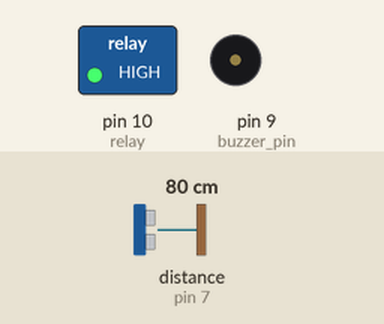
Bench run of a sketch on a simulated Arduino Uno, built with avr-gcc and run on an emulated ATmega328P. Shown: switched loads named in the sketch (green lamp = pin HIGH), buzzer (waves = sounding, pin HIGH). Wiring (inferred from the names in the program): ultrasonic range finder: trigger pin 8; echo pin 7. The test bench sets the inputs (shaded band); at power-on: distance to the obstacle (sensor on pin 7) 80 cm. The echo pulse lasts 58.3 µs per cm; pins used as bus, display or sensor lines are not drawn; what the sketch prints to the serial monitor is not drawn.

Above: at 2.8 s.
2.9 s: distance to the obstacle (sensor on pin 7) set to 7 cm
7.5 s: distance to the obstacle (sensor on pin 7) set to 4 cm
At 9.7 s:
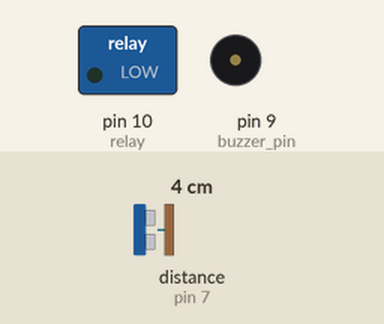
10.5 s: distance to the obstacle (sensor on pin 7) set to 21 cm
13.2 s: distance to the obstacle (sensor on pin 7) set to 25 cm
At 14.0 s:
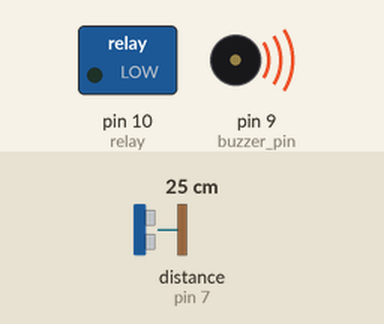
17.7 s: distance to the obstacle (sensor on pin 7) set to 2 cm
At 20.0 s:
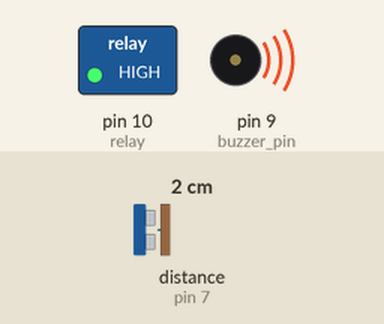
21.7 s: distance to the obstacle (sensor on pin 7) set to 35 cm
At 26.2 s:
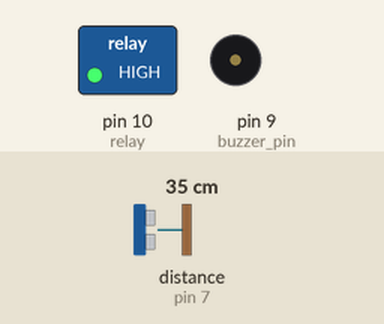
Timing chart, 0 to 27.7 s (numbered marks = the images above; inputs shaded):
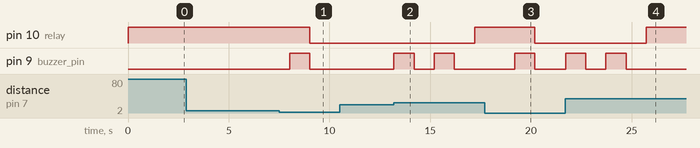

The sketch:

Code.INO
```cpp
float d;
float distance;
void setup() {
 Serial.begin(9600);
 pinMode(7,INPUT);//echo pin of ultraSonic
 pinMode(8,OUTPUT);//trig pin of ultraSonic
 pinMode(10,OUTPUT);// relay
 pinMode(9,OUTPUT);// buzzer pin
 Serial.println("LABEL,Date,Time,Distance,Tank Status");
}
int low=23;
int high=5;

void vol() //distance calculation...
{
 digitalWrite(8,HIGH);
 delayMicroseconds(8);
 digitalWrite(8,LOW);
 delayMicroseconds(2);
 d=pulseIn(7,HIGH);
 distance=0.034*d/2;
 Serial.print(distance);
 Serial.print(",");
 if(distance>9)
 {
  Serial.println("Tank is empty");
 }else if(distance<9 and distance>high)
 {
  Serial.println("Tank is half filled");
 }
 else{
  Serial.println("Tank is Full");
 }
 //Serial.print(",");
}

void loop() {
  vol();
 while(1)
  {
    Serial.print("DATA,DATE,TIME,");
   b:
   digitalWrite(10,HIGH);// Pump On...
   delay(2000);
   vol();
   if(distance<high) //check high...
    {
     digitalWrite(9,HIGH);// buzzer on.....
     delay(1000);

     digitalWrite(9,LOW);
     goto a;
    }
  }
 while(1)
  {
    Serial.print("DATA,DATE,TIME,");
   a:
   digitalWrite(10,LOW);// pump off...
   delay(100);
   //Serial.print("Tank empty Pump turned on");
   vol();
   if(distance>low) //check low
    {
     digitalWrite(9,HIGH);//Buzzer beeping......
     delay(1000);
     //Serial.print("Tank is filling");
     digitalWrite(9,LOW);
     delay(1000);
     digitalWrite(9,HIGH);
     delay(1000);
     digitalWrite(9,LOW);
     delay(1000);

     goto b;
    }
  }

}
```

Measured:
- the behaviour switches between 6 and 5 cm on distance to the obstacle (sensor on pin 7) (found by bisection; images 0 and 1)
- the behaviour switches between 23 and 24 cm on distance to the obstacle (sensor on pin 7) (found by bisection; images 1 and 2)
- after the input at 2.9 s, every drawn part: stays the same
- after the input at 7.5 s, pin 10 (relay): HIGH → LOW after 1.5 s; pin 9 (buzzer_pin): LOW → HIGH after 0.52 s, → LOW 1.0 s later
- after the input at 10.5 s, every drawn part: stays the same
- after the input at 13.2 s, pin 10 (relay): LOW → HIGH after 4.0 s; pin 9 (buzzer_pin): alternates HIGH for 1.0 s and LOW for 1.0 s, starting at once
- after the input at 17.7 s, pin 10 (relay): HIGH → LOW after 2.5 s; pin 9 (buzzer_pin): LOW → HIGH after 1.5 s, → LOW 1.0 s later
- after the input at 21.7 s, pin 10 (relay): LOW → HIGH after 4.0 s; pin 9 (buzzer_pin): alternates HIGH for 1.0 s and LOW for 1.0 s, 4 changes in all, then stays LOW, starting at once
